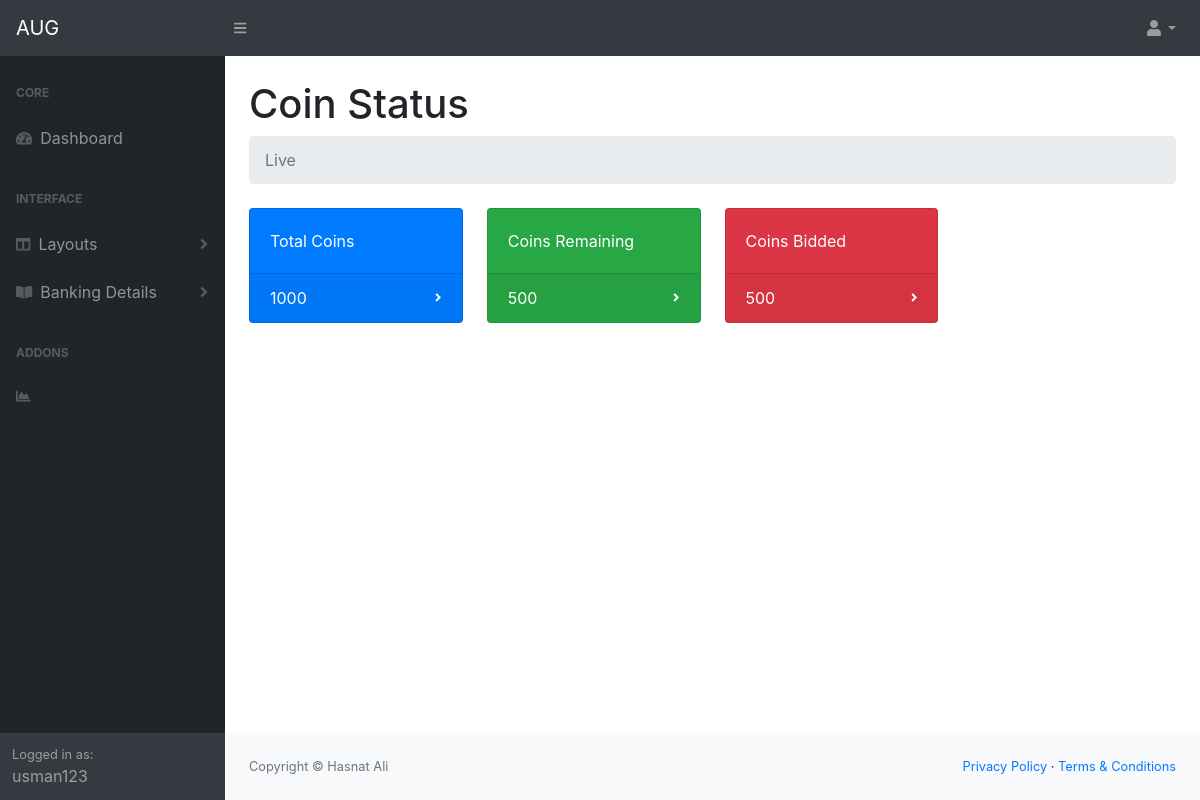
Page /CoinStatus/ (signed in) on the earlier database version.
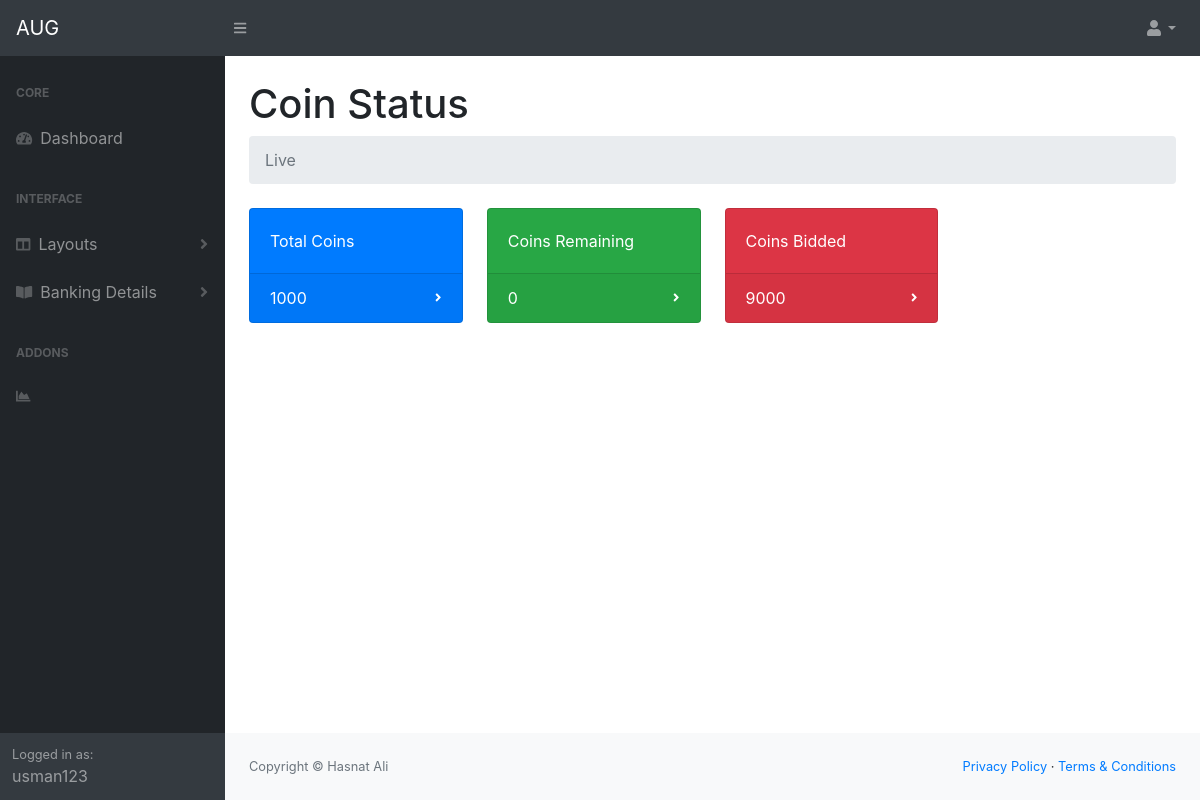
Same page on the later database version.
### dashboard/models.py (models this page shows, shortened)
class Coins(models.Model):
    customer = models.ForeignKey(Customer, null=True, on_delete= models.SET_NULL)
    total = models.IntegerField(default=0)
    bided = models.IntegerField(default=0)
    remaining = models.IntegerField(default=0)
    date_created = models.DateTimeField(auto_now_add=True, null=True)

### dashboard/views.py (the view)
# urls.py: path('CoinStatus/', views.coinstatus, name="coin_status"),
def coinstatus(request):
    customer = request.user.customer
    coins = customer.coins_set.all()
    bids = customer.bids_set.all()
    totalbids = bids.count()
    context = {
        'customer': customer,
        'coins':  coins,
        'bids': bids,
    }
    return render(request, 'dashboard/dist/CoinStatus.html', context)

### dashboard/templates/dashboard/dist/CoinStatus.html (shortened to what the changed rows need)
<!DOCTYPE html>
{% load static %}
<html lang="en">
    <head>
        <link href="{%static 'css/styles.css' %}" rel="stylesheet" />
        <link href="https://cdn.datatables.net/1.10.20/css/dataTables.bootstrap4.min.css" rel="stylesheet" />
    </head>
    <body class="sb-nav-fixed">
        <div id="layoutSidenav">
            <div id="layoutSidenav_content">
                <main>
                    <div class="container-fluid">
                        <h1 class="mt-4">Coin Status</h1>
                        <div class="row">
                            {% for coin in coins %}
                                <div class="col-xl-3 col-md-6">
                                    <div class="card bg-primary text-white mb-4">
                                        <div class="card-body">Total Coins</div>
                                        <div class="card-footer d-flex align-items-center justify-content-between">
                                        {{coin.total}}
                                            <div class="small text-white"><i class="fas fa-angle-right"></i></div>
                                        </div>
                                    </div>
                                </div>
                                <div class="col-xl-3 col-md-6">
                                    <div class="card bg-success text-white mb-4">
                                        <div class="card-body">Coins Remaining</div>
                                        <div class="card-footer d-flex align-items-center justify-content-between">
                                        {{coin.remaining}}
                                            <div class="small text-white"><i class="fas fa-angle-right"></i></div>
                                        </div>
                                    </div>
                                </div>
                                <div class="col-xl-3 col-md-6">
                                    <div class="card bg-danger text-white mb-4">
                                        <div class="card-body">Coins Bidded</div>
                                        <div class="card-footer d-flex align-items-center justify-content-between">
                                        {{coin.bided}}
                                            <div class="small text-white"><i class="fas fa-angle-right"></i></div>
                                        </div>
                                    </div>
                                </div>
                            {% endfor %}
                        </div>
                </main>
            </div>
        </div>
    </body>
</html>

Differences in the rows shown:
changed Coins: remaining "500" → "0"; bided "500" → "9000"
